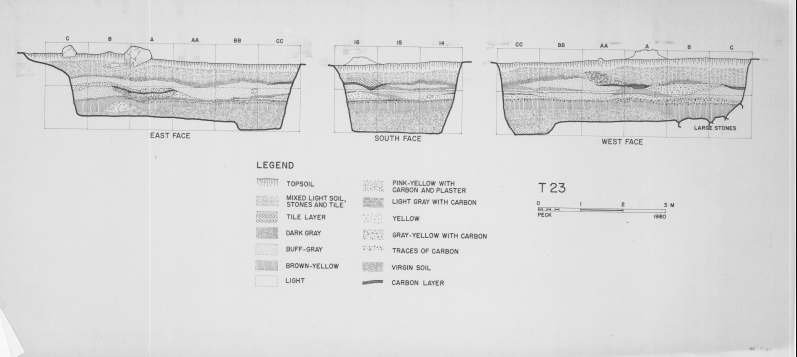
#> input picture 01_scans/qwertyTest.png, 1594 x 714 px (shown at 1/2 size)
$ python generate_deskew_graphics.py ../../01_scans/qwertyTest.png ../../01_scans/trench233.jpg
#> lines starting #> are read from the running program, lines starting #| are printed output that depends on the picture
import sys

import cv2
import matplotlib.pyplot as plt
import numpy as np


def generate_deskew_debug_graphics(input_path, output_path):
    # 1. Load the original image matrix in grayscale
#> called with input_path = '../../01_scans/qwertyTest.png', output_path = '../../01_scans/trench233.jpg'
    img = cv2.imread(input_path)
#> img is the input picture: shape (714, 1594, 3); mean B, G, R 217.5, 217.5, 217.5
    if img is None:
        print(f"Error: Could not load image at {input_path}")
        return
    gray = cv2.cvtColor(img, cv2.COLOR_BGR2GRAY)

    # 2. Extract Structural Boundaries
    # Apply Canny edge detection to isolate sharp intensity gradients
    edges = cv2.Canny(gray, 50, 150)
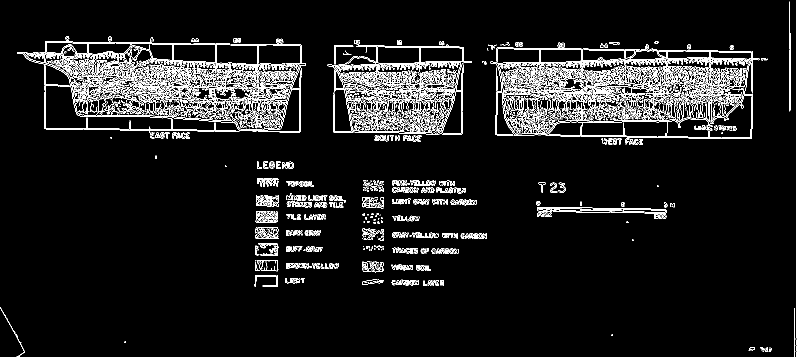
#> edges: shape (714, 1594) (shown at 1/2 size); 6.8% white in thin lines or dots

    # 3. Detect Linear Structures
    # Use the same parameters as the preprocessing pipeline
    lines = cv2.HoughLines(edges, 1, np.pi / 180, 200)
#> lines = 835 rows, first 8: [1592, 0], [166, 1.59], [143, 1.55], [164, 1.59], [252, 1.59], [145, 1.55], [168, 1.59], [120, 1.59]

    # 4. Map the Math to the Image
    debug_img = img.copy()
    if lines is not None:
        # Isolate the first 200 prominent straight lines
        for line in lines[:200]:
            rho, theta = line[0]

            # Convert radians to degrees and calculate offset from perfect horizontal (90 degrees)
            angle_off_horizontal = abs((theta * 180 / np.pi) - 90)

            # Retain only lines oriented within +/- 15 degrees of horizontal
            if angle_off_horizontal <= 15:
                # Convert the polar (rho, theta) parameters into Cartesian (x, y) coordinates
                a = np.cos(theta)
                b = np.sin(theta)
                x0 = a * rho
                y0 = b * rho

                # Extend the line out by 3000 pixels in both directions to span the image
                x1 = int(x0 + 3000 * (-b))
                y1 = int(y0 + 3000 * (a))
                x2 = int(x0 - 3000 * (-b))
                y2 = int(y0 - 3000 * (a))

                # Draw the surviving horizontal lines in pure red (BGR: 0, 0, 255)
                cv2.line(debug_img, (x1, y1), (x2, y2), (0, 0, 255), 2)
#> this loop made 200 passes
#> (rho, theta, angle_off_horizontal, a, b, x0, y0, x1) on passes 2 to 13: (166, 1.59, 1, -0.0175, 1, -2.9, 166, -3002), (143, 1.55, 1, 0.0175, 1, 2.5, 143, -2997), (164, 1.59, 1, -0.0175, 1, -2.86, 164, -3002), (252, 1.59, 1, -0.0175, 1, -4.4, 252, -3003), (145, 1.55, 1, 0.0175, 1, 2.53, 145, -2997), (168, 1.59, 1, -0.0175, 1, -2.93, 168, -3002), (120, 1.59, 1, -0.0175, 1, -2.09, 120, -3001), (122, 1.62, 3, -0.0523, 0.999, -6.38, 121.8, -3002), (118, 1.62, 3, -0.0523, 0.999, -6.18, 117.8, -3002), (124, 1.62, 3, -0.0523, 0.999, -6.49, 123.8, -3002), (163, 1.54, 2, 0.0349, 0.999, 5.69, 162.9, -2992), (80, 1.59, 1, -0.0175, 1, -1.4, 79.99, -3000)
#> (rho, theta, angle_off_horizontal, a) on pass 65: (134, 1.62, 3, -0.0523)
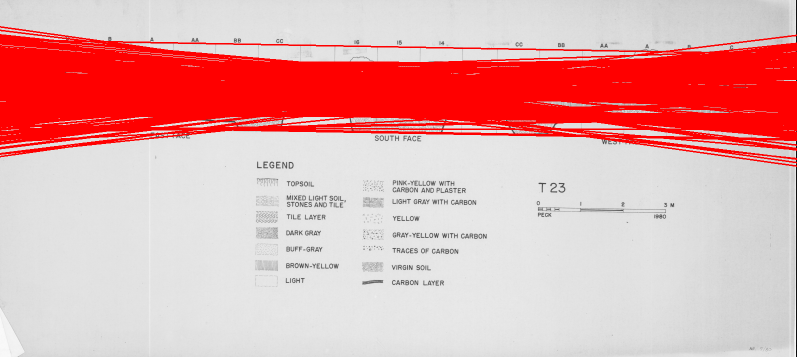
#> debug_img: shape (714, 1594, 3) (shown at 1/2 size); mean B, G, R 171.3, 171.3, 229.3

    # 5. Render the Multi-Panel Graphic
    fig, axes = plt.subplots(1, 3, figsize=(18, 6))

    # Panel 1: Original Input (Convert BGR to RGB for accurate Matplotlib coloring)
    axes[0].imshow(cv2.cvtColor(img, cv2.COLOR_BGR2RGB))
    axes[0].set_title("1. Original Input Image", fontsize=14, pad=10)

    # Panel 2: The Binary Canny Edge Matrix
    axes[1].imshow(edges, cmap="gray")
    axes[1].set_title("2. Canny Edge Detection", fontsize=14, pad=10)

    # Panel 3: Filtered Hough Lines
    axes[2].imshow(cv2.cvtColor(debug_img, cv2.COLOR_BGR2RGB))
    axes[2].set_title("3. Horizontal Hough Lines (±15°)", fontsize=14, pad=10)

    # Remove axis ticks for a clean documentation graphic
    for ax in axes:
        ax.axis("off")

    plt.tight_layout()
    plt.savefig(output_path, dpi=300, bbox_inches="tight")
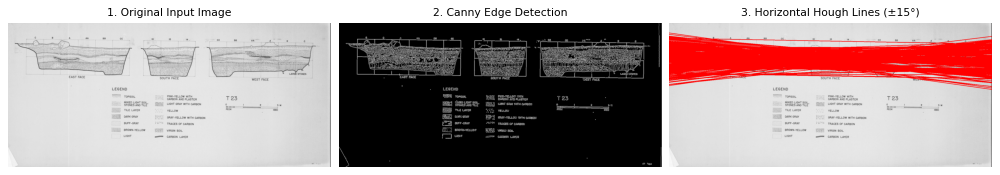
#> figure drawn by matplotlib, 3 panels
    print(f"Success! Deskew documentation graphic saved to {output_path}")


if __name__ == "__main__":
    if len(sys.argv) != 3:
        print(
            "Usage: python generate_deskew_graphics.py <input_image_path> <output_image_path>"
        )
    else:
        generate_deskew_debug_graphics(sys.argv[1], sys.argv[2])
